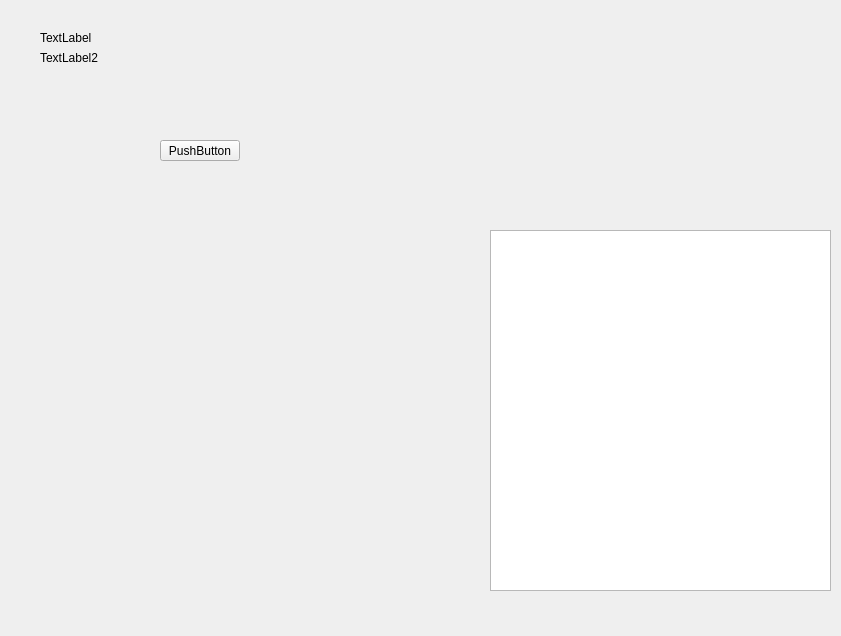
<?xml version="1.0" encoding="UTF-8"?>
<ui version="4.0">
 <class>Widget</class>
 <widget class="QWidget" name="Widget">
  <property name="geometry">
   <rect>
    <x>0</x>
    <y>0</y>
    <width>841</width>
    <height>636</height>
   </rect>
  </property>
  <property name="windowTitle">
   <string>Widget</string>
  </property>
  <widget class="QPushButton" name="pushButton">
   <property name="geometry">
    <rect>
     <x>160</x>
     <y>140</y>
     <width>80</width>
     <height>21</height>
    </rect>
   </property>
   <property name="text">
    <string>PushButton</string>
   </property>
  </widget>
  <widget class="QLabel" name="label">
   <property name="geometry">
    <rect>
     <x>40</x>
     <y>30</y>
     <width>81</width>
     <height>16</height>
    </rect>
   </property>
   <property name="text">
    <string>TextLabel</string>
   </property>
  </widget>
  <widget class="QLabel" name="label_2">
   <property name="geometry">
    <rect>
     <x>40</x>
     <y>50</y>
     <width>81</width>
     <height>16</height>
    </rect>
   </property>
   <property name="text">
    <string>TextLabel2</string>
   </property>
  </widget>
  <widget class="QTextEdit" name="textEdit">
   <property name="geometry">
    <rect>
     <x>490</x>
     <y>230</y>
     <width>341</width>
     <height>361</height>
    </rect>
   </property>
  </widget>
 </widget>
 <layoutdefault spacing="6" margin="11"/>
 <resources/>
 <connections/>
</ui>
